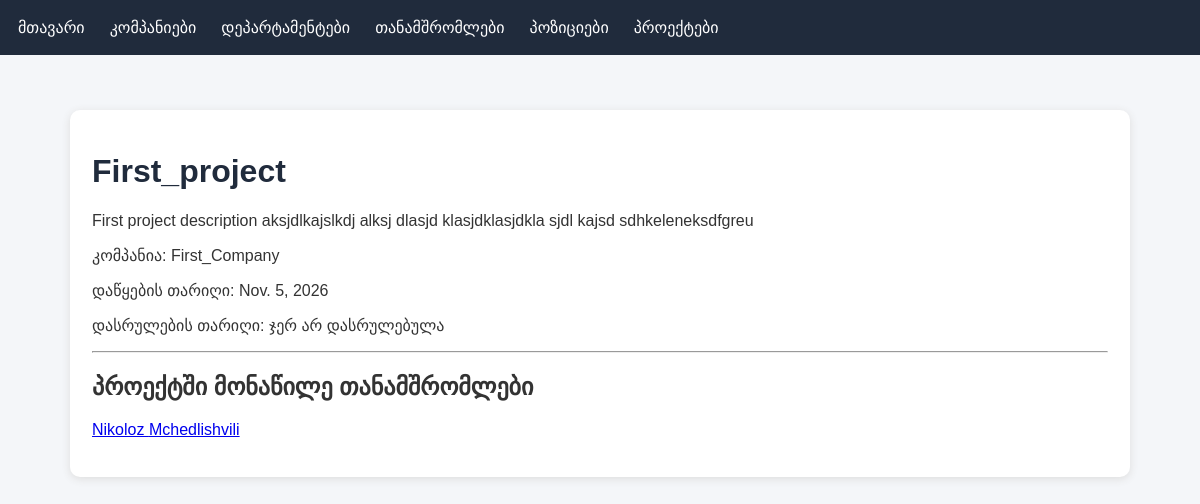
/projects/1/, run on the app's committed database.
### first_app/models.py (models this page shows, shortened)
class Project(models.Model):
    name = models.CharField(max_length=150)
    description = models.TextField()
    start_date = models.DateField(auto_now_add=True)
    end_date = models.DateField(null=True, blank=True)
    company = models.ForeignKey(Company, on_delete=models.CASCADE, related_name='projects')
    employees = models.ManyToManyField(Employee, related_name='projects')

class Company(models.Model):
    name = models.CharField(max_length=150)
    description = models.TextField()
    founded_date = models.DateField()

class Employee(models.Model):
    first_name = models.CharField(max_length=150)
    last_name = models.CharField(max_length=150)
    email = models.EmailField(unique=True)
    is_active = models.BooleanField(default=True)
    department = models.ForeignKey(Department, on_delete=models.CASCADE, related_name='employees')
    position = models.ForeignKey(Position, on_delete=models.CASCADE, related_name='employees')

### first_app/views.py (the view)
# urls.py: path('projects/<int:pk>/', views.project_detail, name='project_detail'),
def project_detail(request, pk):
    project = get_object_or_404(
        Project.objects.select_related('company').prefetch_related('employees'),
        pk=pk
    )
    return render(request, 'project_detail.html', {
        'project': project
    })

### first_app/templates/project_detail.html (shortened to what this page needs)
{% extends 'base.html' %}
{% block content %}
<div class="card">
    <h1>{{ project.name }}</h1>
    <p>{{ project.description }}</p>
    <p>კომპანია: {{ project.company.name }}</p>
    <p>დაწყების თარიღი: {{ project.start_date }}</p>
    <p>
        დასრულების თარიღი:
        {{ project.end_date|default:"ჯერ არ დასრულებულა" }}
    </p>
    <hr>
    <h2>პროექტში მონაწილე თანამშრომლები</h2>
    {% for employee in project.employees.all %}
        <p>
            <a href="{% url 'employee_detail' employee.id %}">
                {{ employee.first_name }} {{ employee.last_name }}
            </a>
        </p>
    {% empty %}
        <p>ამ პროექტში თანამშრომლები ჯერ არ არიან დამატებული.</p>
    {% endfor %}
</div>
{% endblock %}

### first_app/templates/base.html (style rules this page uses)
* { box-sizing: border-box; }
body { margin: 0; font-family: Arial, sans-serif; background: #f4f6f9; color: #333; }
.card { background: white; padding: 22px; margin-bottom: 15px; border-radius: 10px; box-shadow: 0 2px 8px #ddd; }
h1 { color: #202b3c; }

### data on the page
Project: name "First_project", description "First project description aksjdlkajslkdj alksj dlasjd klasjdklasjdkla sjdl kajsd sdhkeleneksdfgreu", company.name "First_Company", start_date "Nov. 5, 2026", end_date "ჯერ არ დასრულებულა"
Employee: first_name "Nikoloz", last_name "Mchedlishvili"
